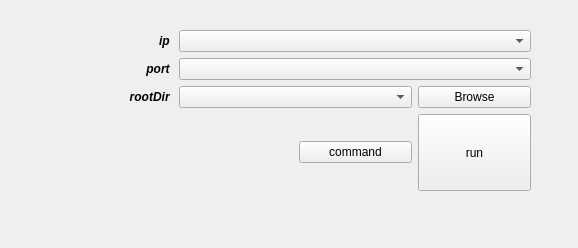
<?xml version="1.0" encoding="UTF-8"?>
<ui version="4.0">
 <class>Form</class>
 <widget class="QWidget" name="Form">
  <property name="geometry">
   <rect>
    <x>0</x>
    <y>0</y>
    <width>578</width>
    <height>248</height>
   </rect>
  </property>
  <property name="windowTitle">
   <string>Form</string>
  </property>
  <widget class="QWidget" name="gridLayoutWidget">
   <property name="geometry">
    <rect>
     <x>60</x>
     <y>30</y>
     <width>471</width>
     <height>161</height>
    </rect>
   </property>
   <layout class="QGridLayout" name="gridLayout">
    <item row="0" column="0">
     <widget class="QLabel" name="label">
      <property name="sizePolicy">
       <sizepolicy hsizetype="Preferred" vsizetype="Preferred">
        <horstretch>0</horstretch>
        <verstretch>0</verstretch>
       </sizepolicy>
      </property>
      <property name="styleSheet">
       <string notr="true">font-style:italic;
font-weight: bold;</string>
      </property>
      <property name="text">
       <string>ip </string>
      </property>
      <property name="alignment">
       <set>Qt::AlignRight|Qt::AlignTrailing|Qt::AlignVCenter</set>
      </property>
     </widget>
    </item>
    <item row="2" column="0">
     <widget class="QLabel" name="label_3">
      <property name="styleSheet">
       <string notr="true">font-style:italic;
font-weight: bold;</string>
      </property>
      <property name="text">
       <string>rootDir </string>
      </property>
      <property name="alignment">
       <set>Qt::AlignRight|Qt::AlignTrailing|Qt::AlignVCenter</set>
      </property>
     </widget>
    </item>
    <item row="1" column="0">
     <widget class="QLabel" name="label_2">
      <property name="sizePolicy">
       <sizepolicy hsizetype="Preferred" vsizetype="Preferred">
        <horstretch>0</horstretch>
        <verstretch>0</verstretch>
       </sizepolicy>
      </property>
      <property name="styleSheet">
       <string notr="true">font-style:italic;
font-weight: bold;</string>
      </property>
      <property name="text">
       <string>port </string>
      </property>
      <property name="alignment">
       <set>Qt::AlignRight|Qt::AlignTrailing|Qt::AlignVCenter</set>
      </property>
     </widget>
    </item>
    <item row="2" column="1" colspan="2">
     <widget class="QComboBox" name="comboBox_rootDir"/>
    </item>
    <item row="2" column="3">
     <widget class="QPushButton" name="pushButton_browse">
      <property name="text">
       <string>Browse</string>
      </property>
     </widget>
    </item>
    <item row="1" column="1" colspan="3">
     <widget class="QComboBox" name="comboBox_port"/>
    </item>
    <item row="0" column="1" colspan="3">
     <widget class="QComboBox" name="comboBox_ip"/>
    </item>
    <item row="3" column="3">
     <widget class="QPushButton" name="pushButton_run">
      <property name="sizePolicy">
       <sizepolicy hsizetype="Minimum" vsizetype="Expanding">
        <horstretch>0</horstretch>
        <verstretch>0</verstretch>
       </sizepolicy>
      </property>
      <property name="text">
       <string>run</string>
      </property>
     </widget>
    </item>
    <item row="3" column="2">
     <widget class="QPushButton" name="pushButton_command">
      <property name="text">
       <string>command</string>
      </property>
     </widget>
    </item>
   </layout>
  </widget>
 </widget>
 <resources/>
 <connections>
  <connection>
   <sender>pushButton_run</sender>
   <signal>clicked()</signal>
   <receiver>Form</receiver>
   <slot>run()</slot>
   <hints>
    <hint type="sourcelabel">
     <x>463</x>
     <y>157</y>
    </hint>
    <hint type="destinationlabel">
     <x>379</x>
     <y>217</y>
    </hint>
   </hints>
  </connection>
 </connections>
 <slots>
  <slot>run()</slot>
 </slots>
</ui>
